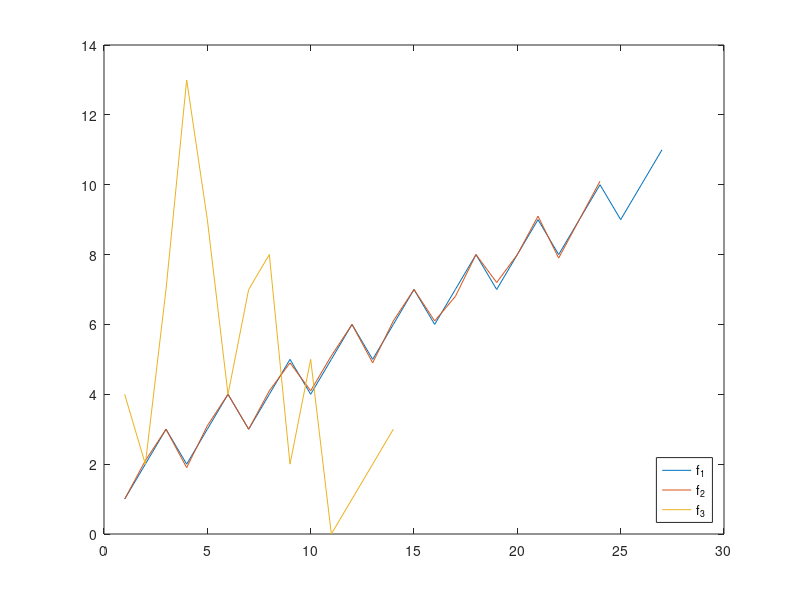

The MATLAB source for this figure: (Note: this script raises an error after producing the figure.)
H = hadamard(8);
%H = (1/sqrt(8))*H;
% Klasse \omega_1
o1f1 = [4,3,3,3,2,3,3,3]';
o1f2 = [3,3,2,3,3,2,3,3]';

% Klasse \omega_2
o2f1 = [4,-3,-3,3,2,-3,-3,3]';
o2f2 = [3,-4,-3,2,2,-2,-4,2]';

% Klasse \omega_3
o3f1 = [-4,-3,-3,3,-2,-3,-3,3]';
o3f2 = [-3,-3,-4,3,-3,-4,-2,3]';

% a
% Klasse \omega_1
o1c1 = H*o1f1;
o1c2 = H*o1f2;

% Klasse \omega_2
o2c1 = H*o2f1;
o2c2 = H*o2f2;

% Klasse \omega_3
o3c1 = H*o3f1;
o3c2 = H*o3f2;

%% b
H2(1,:) = H(1,:);
H2(2,:) = H(4,:);

% Klasse \omega_1
o1c1 = H2*o1f1;
o1c2 = H2*o1f2;

% Klasse \omega_2
o2c1 = H2*o2f1;
o2c2 = H2*o2f2;

% Klasse \omega_3
o3c1 = H2*o3f1;
o3c2 = H2*o3f2;

%% Aufgabe 2a

f_1 = [1,2,3,2,3,4,3,4,5,4,5,6,5,6,7,6,7,8,7,8,9,8,9,10,9,10,11]';
f_2 = [1.0,2.1,3.0,1.9,3.1,4,3,4.1,4.9,4.1,5.1,6,4.9,6.1,7.0,6.1,6.8,8,7.2,8,9.1,7.9,9,10.1]';
f_3 = [4,2,7,13,9,4,7,8,2,5,0,1,2,3]';
plot(f_1);
hold on;
plot(f_2);
plot(f_3);
legend('f_1','f_2','f_3');
legend('Location', 'southeast');
hold off;

%% 2b
clear
f_1 = [1,2,3,2,3,4,3,4,5,4,5,6,5,6,7,6,7,8,7,8,9,8,9,10,9,10,11]';
f_2 = [1.0,2.1,3.0,1.9,3.1,4,3,4.1,4.9,4.1,5.1,6,4.9,6.1,7.0,6.1,6.8,8,7.2,8,9.1,7.9,9,10.1]';
f_3 = [4,2,7,13,9,4,7,8,2,5,0,1,2,3]';
f = 1:27;
f = f';
n = 3;
predictions = 20;

[a_1, error_1, prediction_1] = customLPC(f_1, n, predictions);
[a_2, error_2, prediction_2] = customLPC(f_2, n, predictions);
[a_3, error_3, prediction_3] = customLPC(f_3, n, predictions);

c_1 = [a_1; error_1];
c_2 = [a_2; error_2];
c_3 = [a_3; error_3];

subplot(2,3,1);
plot(prediction_1);
hold on;
plot(f_1);
plot(prediction_1,'o');
legend('estimates','f_1', 'data points');
legend('Location', 'southeast');
hold off;

subplot(2,3,2);
plot(prediction_2);
hold on;
plot(f_2);
plot(prediction_2,'o');
legend('estimates','f_2','data points');
legend('Location', 'southeast');
hold off;

subplot(2,3,3);
plot(prediction_3);
hold on;
plot(f_3);
plot(prediction_3,'o');
legend('estimates','f_3','data points');
legend('Location', 'southeast');
hold off;

% Aufgabe 2c
f_1 = [1,2,3,2,3,4,3,4,5,4,5,6,5,6,7,6,7,8,7,8,9,8,9,10,9,10,11]';
f_2 = [1.0,2.1,3.0,1.9,3.1,4,3,4.1,4.9,4.1,5.1,6,4.9,6.1,7.0,6.1,6.8,8,7.2,8,9.1,7.9,9,10.1]';
f_3 = [4,2,7,13,9,4,7,8,2,5,0,1,2,3]';
n = 4;
predictions = 20;

[a_1, error_1, prediction_1] = customLPC(f_1, n, predictions);
[a_2, error_2, prediction_2] = customLPC(f_2, n, predictions);
[a_3, error_3, prediction_3] = customLPC(f_3, n, predictions);

c_1 = [a_1; error_1];
c_2 = [a_2; error_2];
c_3 = [a_3; error_3];

subplot(2,3,4);
plot(prediction_1);
hold on;
plot(f_1);
plot(prediction_1,'o');
legend('estimates','f_1','data points');
legend('Location', 'southeast');
hold off;

subplot(2,3,5);
plot(prediction_2);
hold on;
plot(f_2);
plot(prediction_2,'o');
legend('estimates','f_2','data points');
legend('Location', 'southeast');
hold off;

subplot(2,3,6);
plot(prediction_3);
hold on;
plot(f_3);
plot(prediction_3,'o');
legend('estimates','f_3','data points');
legend('Location', 'southeast');
hold off;